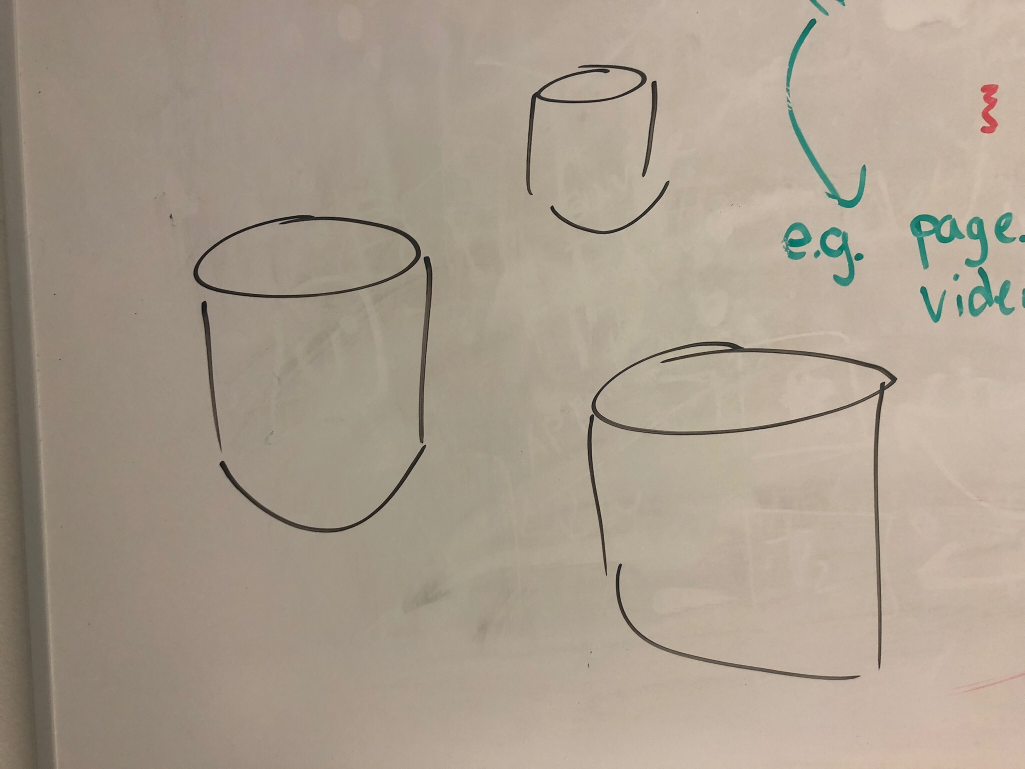
#> input picture images/file.jpeg, 2049 x 1537 px (shown at 1/2 size); its folder holds only this picture in this run
$ jupyter execute --allow-errors workbook.ipynb
#> lines starting #> are read from the running program, lines starting #| are printed output that depends on the picture; after the words box and inside, x2 and y2 are one past the last pixel; in counts of white or black regions, pixels touching at a corner belong together
[cell 1]
import cv2
from google_images_download import google_images_download
import matplotlib.pyplot as plt
import imutils
import numpy as np
import pytesseract
import glob
import turicreate as tc
import json

[cell 2]
def search_and_download_images(keywords, num_images=40):

    response = google_images_download.googleimagesdownload()

    arguments = {
        "keywords": keywords,
        "limit": num_images,
        "print_urls": True,
        "prefix_keywords": 'azure',
        "suffix_keywords": 'icon',
        "format": 'png'
    }
    absolute_image_paths = response.download(arguments)

    with open('./image_urls', 'w+') as image_urls_file:
        for k, v in absolute_image_paths.items():
            image_urls_file.write(k)
            image_urls_file.write('=' * 80)
            image_urls_file.writelines(list(absolute_image_paths.values()).join('\n\r'))

    return absolute_image_paths

search_and_download_images('database,virtual machine,webapp,file storage')
#> (the call stopped at in search_and_download_images, `response = google_images_download.googleimagesdownload()`: google_images_download is not available in this run)

[cell 3]
glob.glob('./downloads/**/*.png')

[cell 4]
image = cv2.imread('./downloads/azure database icon/3. azure-documentdb-database.png')
#> (the rest of this cell did not finish here and is left out)

[cell 5]
def create_edge_path_image(img_path, verbose=False):
#> called with img_path = './images/file.jpeg', verbose = False
    if verbose:
        print(img_path)
    image = cv2.imread(img_path)
#> image is the input picture: shape (1537, 2049, 3); mean B, G, R 141.4, 156.8, 169.3
    image = imutils.resize(image, height=500)
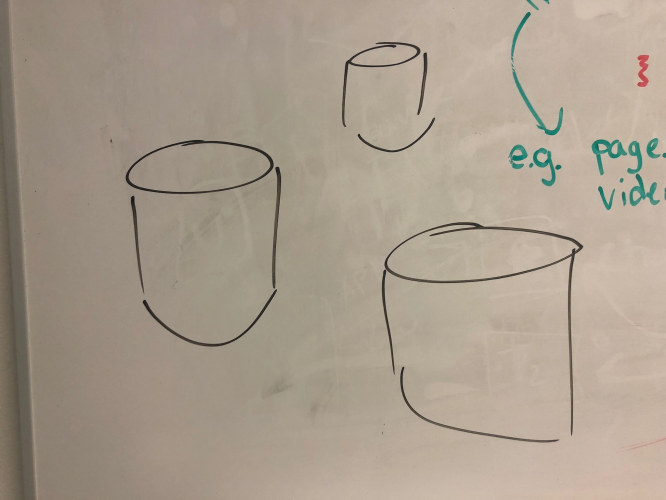
#> image: shape (500, 666, 3); mean B, G, R 141.4, 156.8, 169.3
    gray = cv2.cvtColor(image, cv2.COLOR_BGR2GRAY)
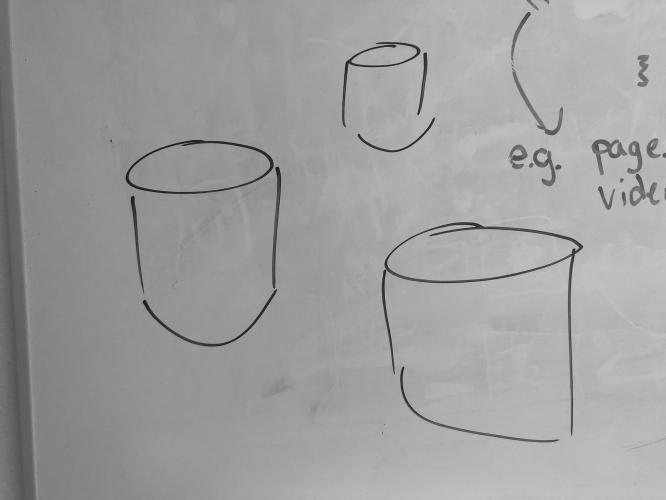
#> gray: shape (500, 666); min 24, max 200, mean 158.8
    gray = cv2.GaussianBlur(gray, (5, 5), 0)
    edged = cv2.Canny(gray, 75, 125)
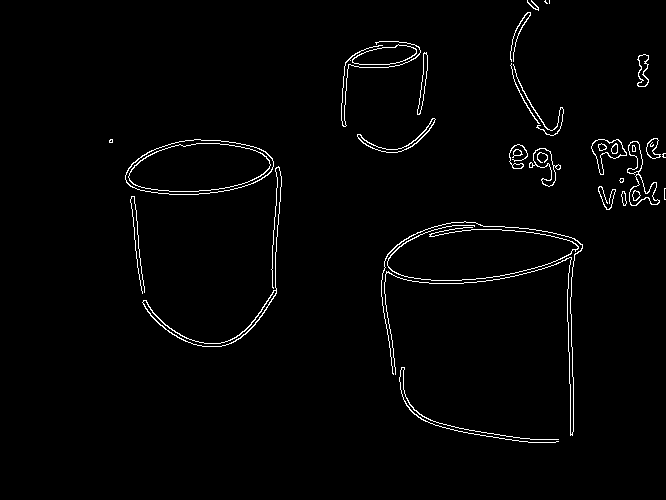
#> edged: shape (500, 666); 1.8% white in thin lines or dots, all inside (x1, y1, x2, y2) = (109, 0, 666, 443)
    inverted_edged = cv2.bitwise_not(edged)

    edge_path = img_path[:-4] + '-edged.png'

    cv2.imwrite(edge_path, inverted_edged)

$ run again, on images/file4.jpeg
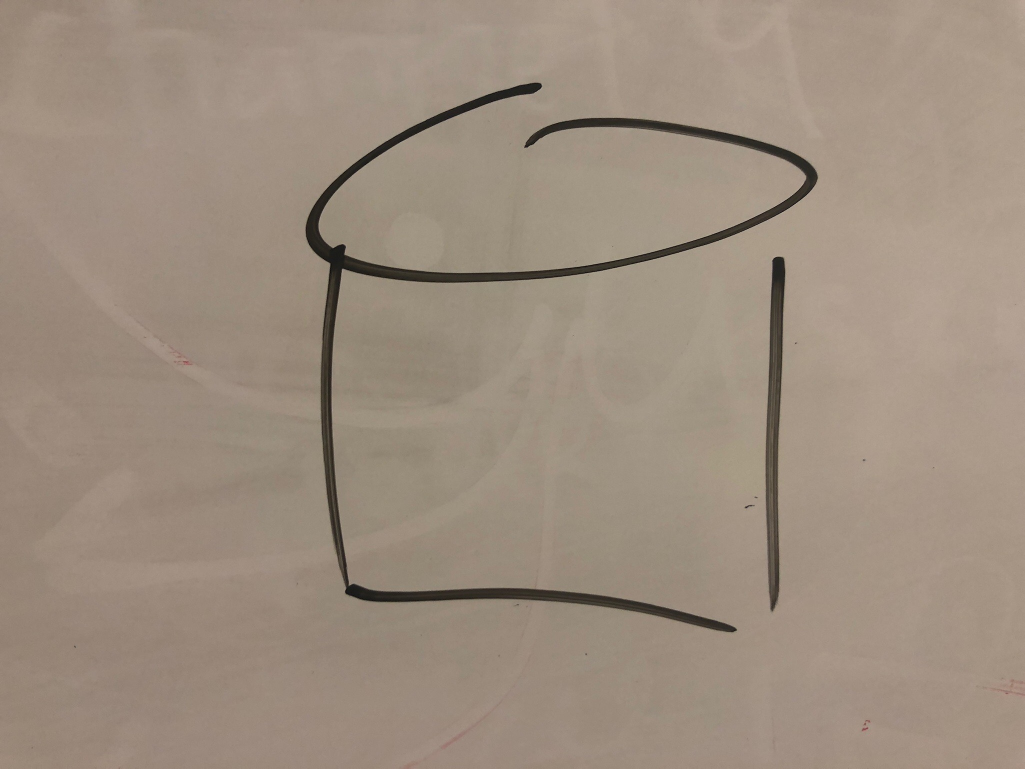
#> input picture images/file4.jpeg, 2049 x 1537 px (shown at 1/2 size)
#> in create_edge_path_image, image is the input picture: shape (1537, 2049, 3); mean B, G, R 126.7, 141.7, 157
#> in create_edge_path_image, `image = imutils.resize(image, height=500)`:
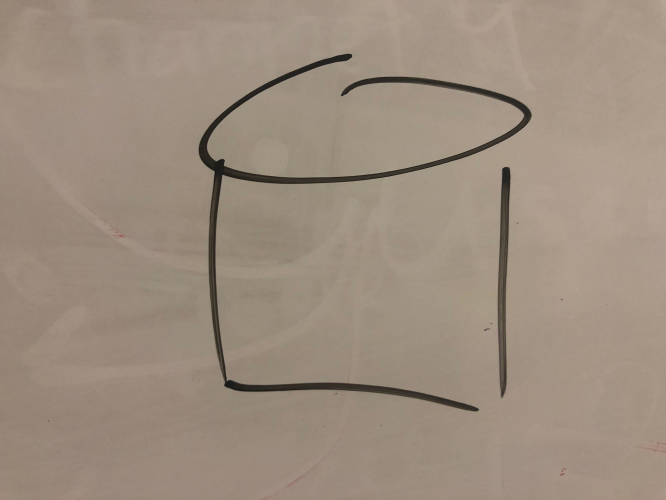
#> image: shape (500, 666, 3); mean B, G, R 126.7, 141.7, 157
#> in create_edge_path_image, `edged = cv2.Canny(gray, 75, 125)`:
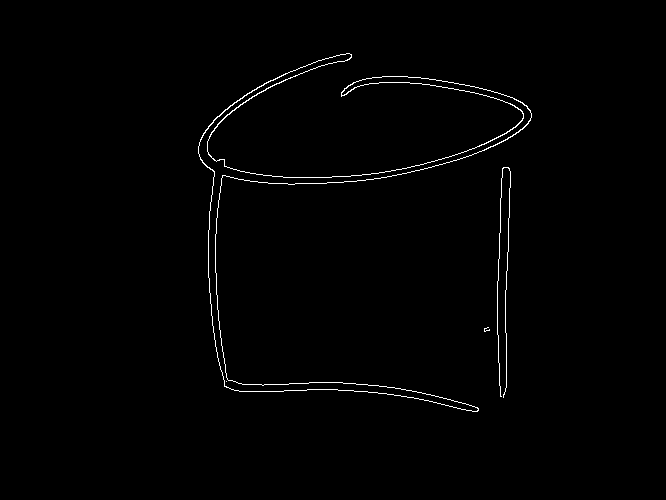
#> edged: shape (500, 666); 0.91% white in thin lines or dots, all inside (x1, y1, x2, y2) = (198, 53, 532, 412)

$ run again, on images/file5.jpeg
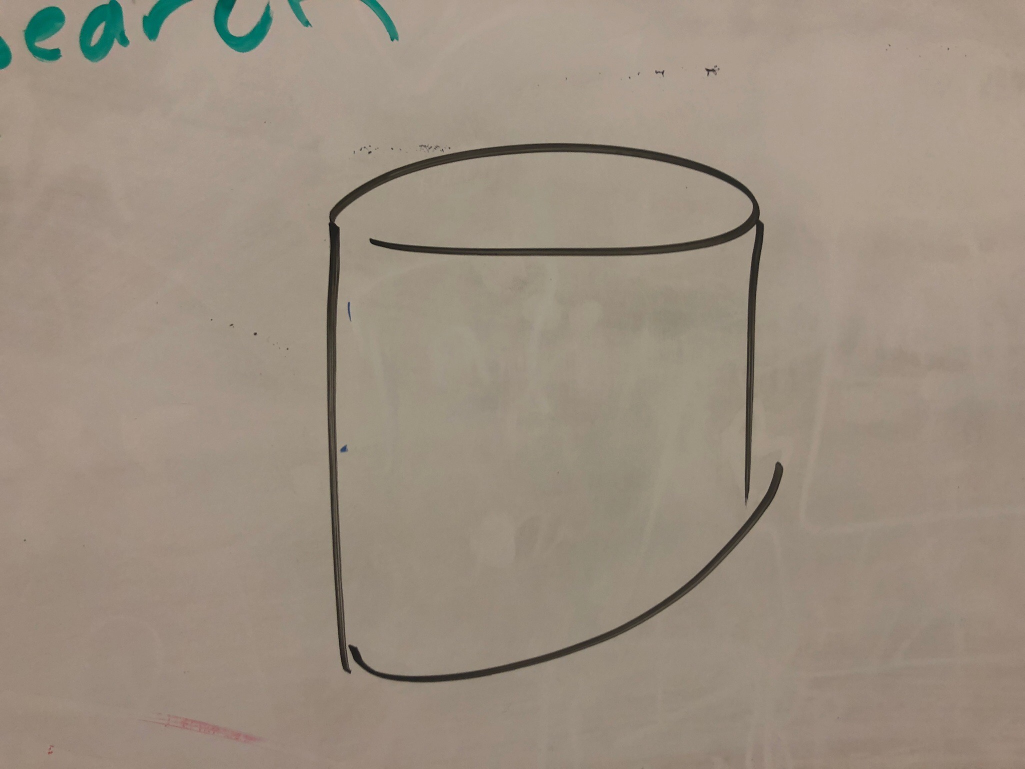
#> input picture images/file5.jpeg, 2049 x 1537 px (shown at 1/2 size)
#> in create_edge_path_image, image is the input picture: shape (1537, 2049, 3); mean B, G, R 128.1, 142.6, 155.5
#> in create_edge_path_image, `image = imutils.resize(image, height=500)`:
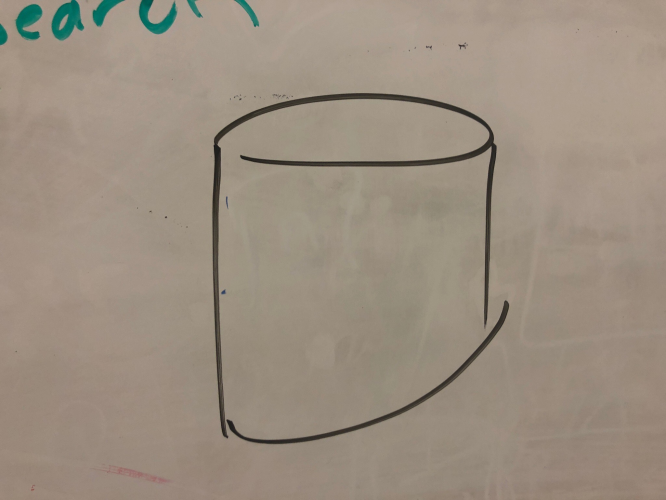
#> image: shape (500, 666, 3); mean B, G, R 128.1, 142.6, 155.5
#> in create_edge_path_image, `edged = cv2.Canny(gray, 75, 125)`:
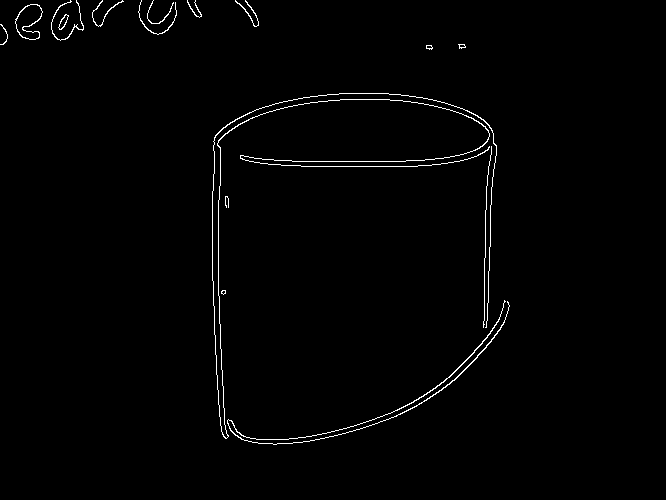
#> edged: shape (500, 666); 1.1% white in thin lines or dots, all inside (x1, y1, x2, y2) = (0, 0, 510, 445)

$ run again, on images/file1.jpeg
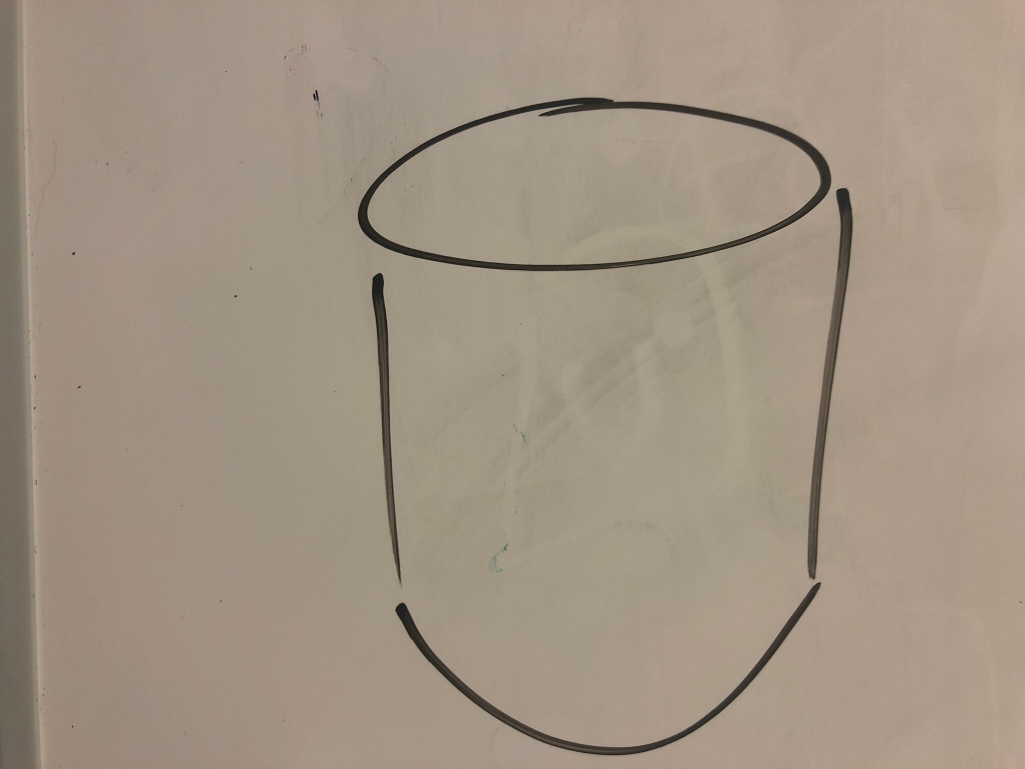
#> input picture images/file1.jpeg, 2049 x 1537 px (shown at 1/2 size)
#> in create_edge_path_image, image is the input picture: shape (1537, 2049, 3); mean B, G, R 131.6, 147.5, 161.9
#> image: shape (500, 666, 3)
#> in create_edge_path_image, `gray = cv2.cvtColor(image, cv2.COLOR_BGR2GRAY)`:
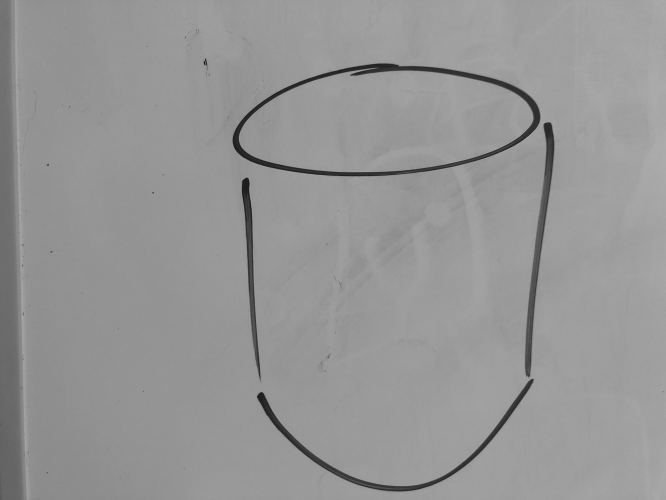
#> gray: shape (500, 666); min 23, max 174, mean 150
#> in create_edge_path_image, `edged = cv2.Canny(gray, 75, 125)`:
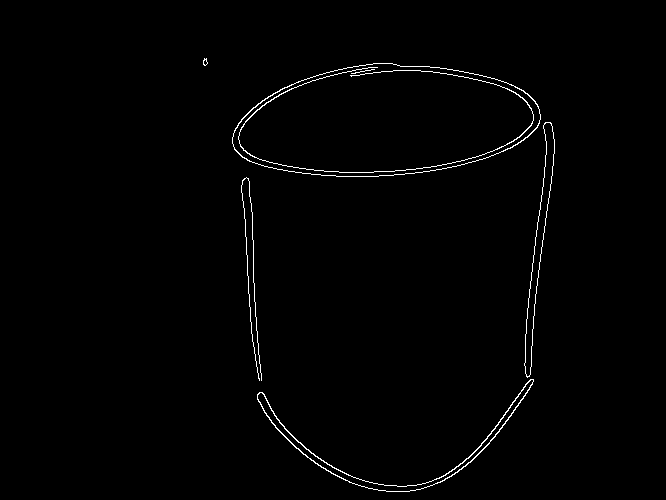
#> edged: shape (500, 666); 1% white in thin lines or dots, all inside (x1, y1, x2, y2) = (203, 58, 555, 492)

$ run again, on images/file2.jpeg
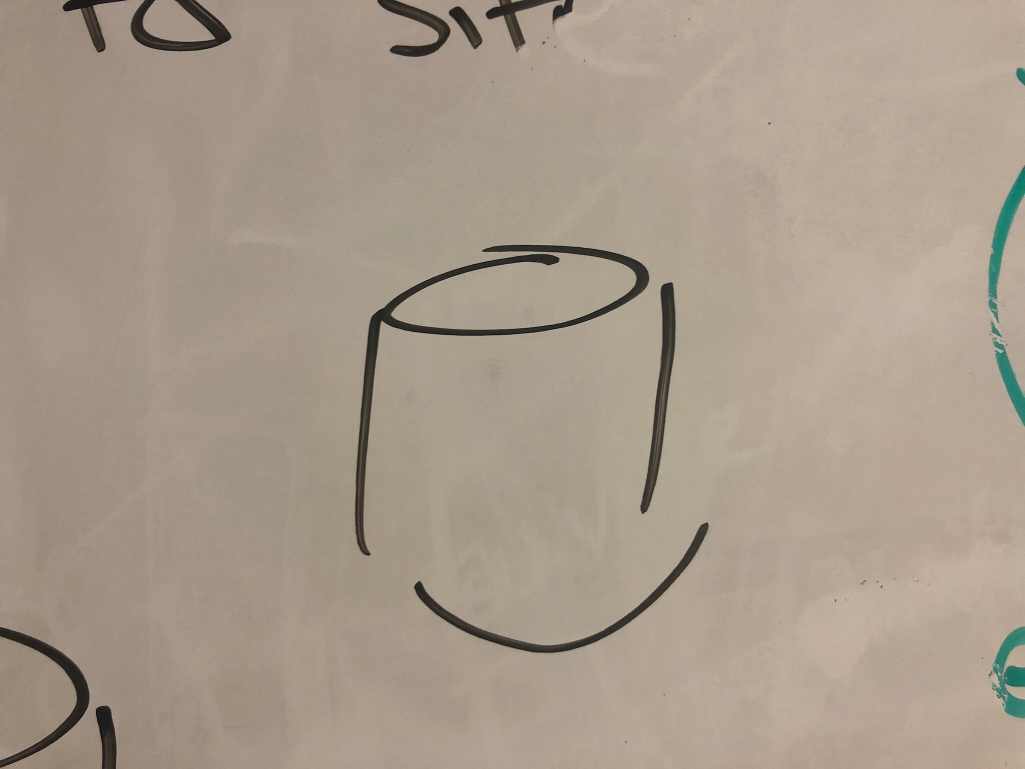
#> input picture images/file2.jpeg, 2049 x 1537 px (shown at 1/2 size)
#> in create_edge_path_image, image is the input picture: shape (1537, 2049, 3); mean B, G, R 138.8, 154.1, 168.2
#> image: shape (500, 666, 3)
#> in create_edge_path_image, `gray = cv2.cvtColor(image, cv2.COLOR_BGR2GRAY)`:
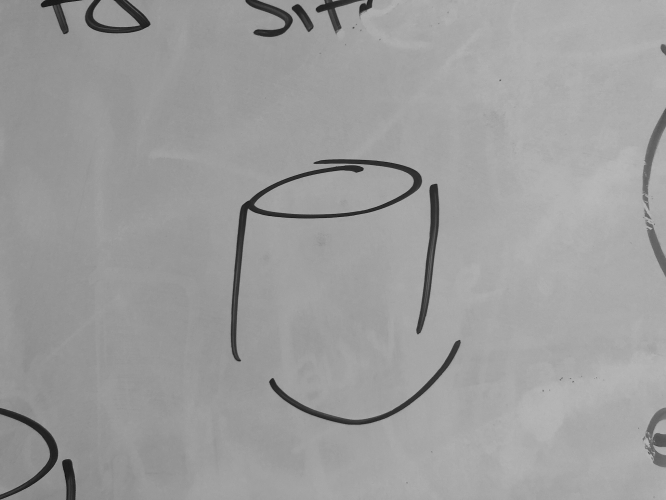
#> gray: shape (500, 666); min 18, max 185, mean 156.5
#> in create_edge_path_image, `edged = cv2.Canny(gray, 75, 125)`:
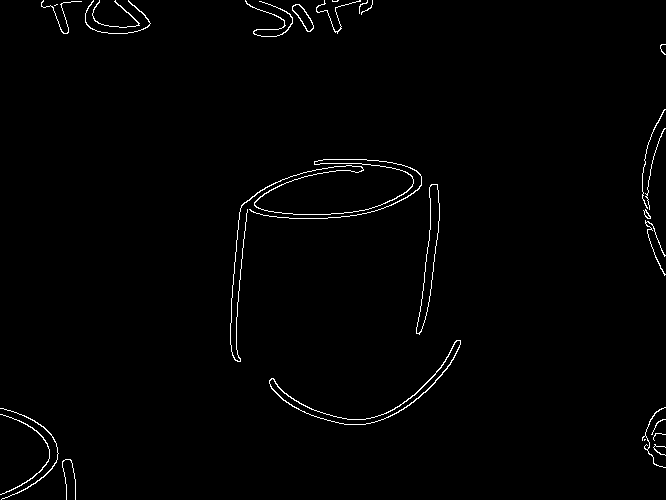
#> edged: shape (500, 666); 1.2% white in thin lines or dots
#> inverted_edged: shape (500, 666); 98.8% white; black in thin lines or dots
